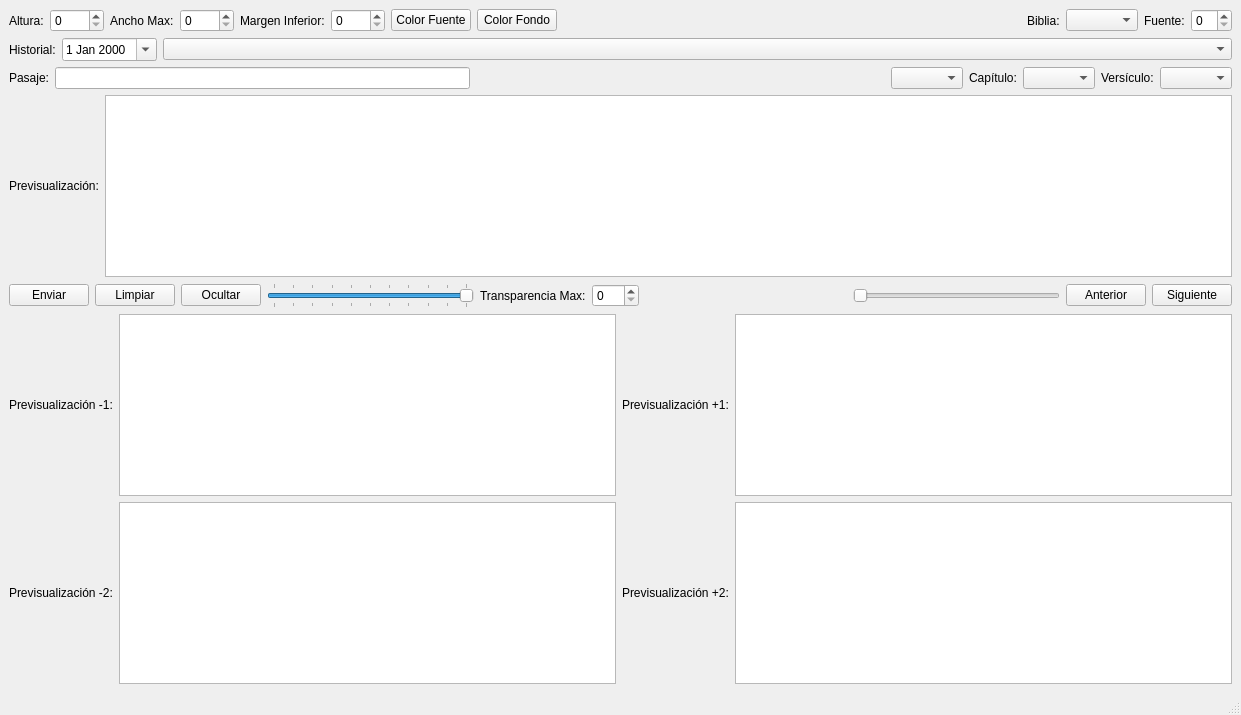
<?xml version="1.0" encoding="UTF-8"?>
<ui version="4.0">
 <class>MainWindow</class>
 <widget class="QMainWindow" name="MainWindow">
  <property name="geometry">
   <rect>
    <x>0</x>
    <y>0</y>
    <width>1241</width>
    <height>715</height>
   </rect>
  </property>
  <property name="windowTitle">
   <string>Versiculos</string>
  </property>
  <widget class="QWidget" name="centralwidget">
   <layout class="QGridLayout" name="gridLayout_8">
    <item row="0" column="0">
     <layout class="QGridLayout" name="gridLayout_2">
      <item row="0" column="2">
       <widget class="QLabel" name="label_2">
        <property name="text">
         <string>Ancho Max:</string>
        </property>
       </widget>
      </item>
      <item row="0" column="5">
       <widget class="QSpinBox" name="sbMargen">
        <property name="maximum">
         <number>2000</number>
        </property>
       </widget>
      </item>
      <item row="0" column="11">
       <widget class="QLabel" name="label_8">
        <property name="text">
         <string>Fuente:</string>
        </property>
       </widget>
      </item>
      <item row="0" column="7">
       <widget class="QPushButton" name="btnColorFondo">
        <property name="text">
         <string>Color Fondo</string>
        </property>
       </widget>
      </item>
      <item row="0" column="9">
       <widget class="QLabel" name="label_14">
        <property name="text">
         <string>Biblia:</string>
        </property>
       </widget>
      </item>
      <item row="0" column="0">
       <widget class="QLabel" name="label">
        <property name="text">
         <string>Altura:</string>
        </property>
       </widget>
      </item>
      <item row="0" column="1">
       <widget class="QSpinBox" name="sbAltura">
        <property name="maximum">
         <number>2000</number>
        </property>
       </widget>
      </item>
      <item row="0" column="8">
       <spacer name="horizontalSpacer">
        <property name="orientation">
         <enum>Qt::Horizontal</enum>
        </property>
        <property name="sizeHint" stdset="0">
         <size>
          <width>40</width>
          <height>20</height>
         </size>
        </property>
       </spacer>
      </item>
      <item row="0" column="6">
       <widget class="QPushButton" name="btnColorFuente">
        <property name="text">
         <string>Color Fuente</string>
        </property>
       </widget>
      </item>
      <item row="0" column="4">
       <widget class="QLabel" name="label_4">
        <property name="text">
         <string>Margen Inferior:</string>
        </property>
       </widget>
      </item>
      <item row="0" column="10">
       <widget class="QComboBox" name="cbBiblia"/>
      </item>
      <item row="0" column="12">
       <widget class="QSpinBox" name="sbFuente">
        <property name="maximum">
         <number>99</number>
        </property>
       </widget>
      </item>
      <item row="0" column="3">
       <widget class="QSpinBox" name="sbAncho">
        <property name="maximum">
         <number>2000</number>
        </property>
       </widget>
      </item>
     </layout>
    </item>
    <item row="1" column="0">
     <layout class="QGridLayout" name="gridLayout_3">
      <item row="0" column="0">
       <widget class="QLabel" name="label_7">
        <property name="sizePolicy">
         <sizepolicy hsizetype="Maximum" vsizetype="Preferred">
          <horstretch>0</horstretch>
          <verstretch>0</verstretch>
         </sizepolicy>
        </property>
        <property name="text">
         <string>Historial:</string>
        </property>
       </widget>
      </item>
      <item row="0" column="2">
       <widget class="QComboBox" name="cbHistorial"/>
      </item>
      <item row="0" column="1">
       <widget class="QDateEdit" name="deFecha">
        <property name="sizePolicy">
         <sizepolicy hsizetype="Maximum" vsizetype="Fixed">
          <horstretch>0</horstretch>
          <verstretch>0</verstretch>
         </sizepolicy>
        </property>
        <property name="calendarPopup">
         <bool>true</bool>
        </property>
       </widget>
      </item>
     </layout>
    </item>
    <item row="2" column="0">
     <layout class="QGridLayout" name="gridLayout">
      <item row="0" column="4">
       <widget class="QLabel" name="label_5">
        <property name="text">
         <string>Capítulo:</string>
        </property>
       </widget>
      </item>
      <item row="0" column="0">
       <widget class="QLabel" name="label_3">
        <property name="text">
         <string>Pasaje:</string>
        </property>
       </widget>
      </item>
      <item row="0" column="1">
       <widget class="QLineEdit" name="lePasaje"/>
      </item>
      <item row="0" column="5">
       <widget class="QComboBox" name="cbCapitulo"/>
      </item>
      <item row="0" column="6">
       <widget class="QLabel" name="label_6">
        <property name="text">
         <string>Versículo:</string>
        </property>
       </widget>
      </item>
      <item row="0" column="7">
       <widget class="QComboBox" name="cbVersiculo"/>
      </item>
      <item row="0" column="3">
       <widget class="QComboBox" name="cbLibro"/>
      </item>
      <item row="0" column="2">
       <spacer name="horizontalSpacer_2">
        <property name="orientation">
         <enum>Qt::Horizontal</enum>
        </property>
        <property name="sizeHint" stdset="0">
         <size>
          <width>40</width>
          <height>20</height>
         </size>
        </property>
       </spacer>
      </item>
     </layout>
    </item>
    <item row="3" column="0">
     <layout class="QGridLayout" name="gridLayout_4">
      <item row="0" column="0">
       <widget class="QLabel" name="label_9">
        <property name="text">
         <string>Previsualización:</string>
        </property>
       </widget>
      </item>
      <item row="0" column="1">
       <widget class="QTextEdit" name="tePrev"/>
      </item>
     </layout>
    </item>
    <item row="4" column="0">
     <layout class="QGridLayout" name="gridLayout_7">
      <item row="0" column="4">
       <widget class="QSlider" name="hsTransparencia">
        <property name="maximum">
         <number>100</number>
        </property>
        <property name="value">
         <number>100</number>
        </property>
        <property name="orientation">
         <enum>Qt::Horizontal</enum>
        </property>
        <property name="tickPosition">
         <enum>QSlider::TicksBothSides</enum>
        </property>
       </widget>
      </item>
      <item row="0" column="5">
       <widget class="QLabel" name="label_15">
        <property name="text">
         <string>Transparencia Max:</string>
        </property>
       </widget>
      </item>
      <item row="0" column="10">
       <widget class="QPushButton" name="btnSiguiente">
        <property name="text">
         <string>Siguiente</string>
        </property>
       </widget>
      </item>
      <item row="0" column="6">
       <widget class="QSpinBox" name="sbTransparenciaMax">
        <property name="maximum">
         <number>100</number>
        </property>
       </widget>
      </item>
      <item row="0" column="3">
       <widget class="QPushButton" name="btnOcultarMostrar">
        <property name="text">
         <string>Ocultar</string>
        </property>
       </widget>
      </item>
      <item row="0" column="7">
       <spacer name="horizontalSpacer_3">
        <property name="orientation">
         <enum>Qt::Horizontal</enum>
        </property>
        <property name="sizeHint" stdset="0">
         <size>
          <width>40</width>
          <height>20</height>
         </size>
        </property>
       </spacer>
      </item>
      <item row="0" column="2">
       <widget class="QPushButton" name="btnLimpiar">
        <property name="text">
         <string>Limpiar</string>
        </property>
       </widget>
      </item>
      <item row="0" column="0">
       <widget class="QPushButton" name="btnEnviar">
        <property name="text">
         <string>Enviar</string>
        </property>
       </widget>
      </item>
      <item row="0" column="9">
       <widget class="QPushButton" name="btnAnterior">
        <property name="text">
         <string>Anterior</string>
        </property>
       </widget>
      </item>
      <item row="0" column="8">
       <widget class="QSlider" name="hsTransparenciaTexto">
        <property name="maximum">
         <number>100</number>
        </property>
        <property name="orientation">
         <enum>Qt::Horizontal</enum>
        </property>
        <property name="tickPosition">
         <enum>QSlider::NoTicks</enum>
        </property>
       </widget>
      </item>
     </layout>
    </item>
    <item row="5" column="0">
     <layout class="QGridLayout" name="gridLayout_5">
      <item row="0" column="4">
       <widget class="QLabel" name="label_10">
        <property name="text">
         <string>Previsualización +1:</string>
        </property>
       </widget>
      </item>
      <item row="0" column="2">
       <widget class="QLabel" name="label_12">
        <property name="text">
         <string>Previsualización -1:</string>
        </property>
       </widget>
      </item>
      <item row="0" column="3">
       <widget class="QTextEdit" name="tePrevMenos1"/>
      </item>
      <item row="0" column="5">
       <widget class="QTextEdit" name="tePrevMas1"/>
      </item>
     </layout>
    </item>
    <item row="6" column="0">
     <layout class="QGridLayout" name="gridLayout_6">
      <item row="0" column="3">
       <widget class="QTextEdit" name="tePrevMenos2"/>
      </item>
      <item row="0" column="2">
       <widget class="QLabel" name="label_13">
        <property name="text">
         <string>Previsualización -2:</string>
        </property>
       </widget>
      </item>
      <item row="0" column="4">
       <widget class="QLabel" name="label_11">
        <property name="text">
         <string>Previsualización +2:</string>
        </property>
       </widget>
      </item>
      <item row="0" column="5">
       <widget class="QTextEdit" name="tePrevMas2"/>
      </item>
     </layout>
    </item>
   </layout>
  </widget>
  <widget class="QMenuBar" name="menubar">
   <property name="geometry">
    <rect>
     <x>0</x>
     <y>0</y>
     <width>1241</width>
     <height>22</height>
    </rect>
   </property>
  </widget>
  <widget class="QStatusBar" name="statusbar"/>
 </widget>
 <tabstops>
  <tabstop>sbAltura</tabstop>
  <tabstop>sbAncho</tabstop>
  <tabstop>sbMargen</tabstop>
  <tabstop>btnColorFuente</tabstop>
  <tabstop>btnColorFondo</tabstop>
  <tabstop>cbBiblia</tabstop>
  <tabstop>sbFuente</tabstop>
  <tabstop>deFecha</tabstop>
  <tabstop>cbHistorial</tabstop>
  <tabstop>lePasaje</tabstop>
  <tabstop>cbLibro</tabstop>
  <tabstop>cbCapitulo</tabstop>
  <tabstop>cbVersiculo</tabstop>
  <tabstop>tePrev</tabstop>
  <tabstop>btnEnviar</tabstop>
  <tabstop>btnLimpiar</tabstop>
  <tabstop>btnOcultarMostrar</tabstop>
  <tabstop>hsTransparencia</tabstop>
  <tabstop>sbTransparenciaMax</tabstop>
  <tabstop>btnAnterior</tabstop>
  <tabstop>btnSiguiente</tabstop>
  <tabstop>tePrevMenos1</tabstop>
  <tabstop>tePrevMas1</tabstop>
  <tabstop>tePrevMenos2</tabstop>
  <tabstop>tePrevMas2</tabstop>
 </tabstops>
 <resources/>
 <connections>
  <connection>
   <sender>lePasaje</sender>
   <signal>returnPressed()</signal>
   <receiver>btnEnviar</receiver>
   <slot>click()</slot>
   <hints>
    <hint type="sourcelabel">
     <x>165</x>
     <y>115</y>
    </hint>
    <hint type="destinationlabel">
     <x>41</x>
     <y>322</y>
    </hint>
   </hints>
  </connection>
 </connections>
</ui>
